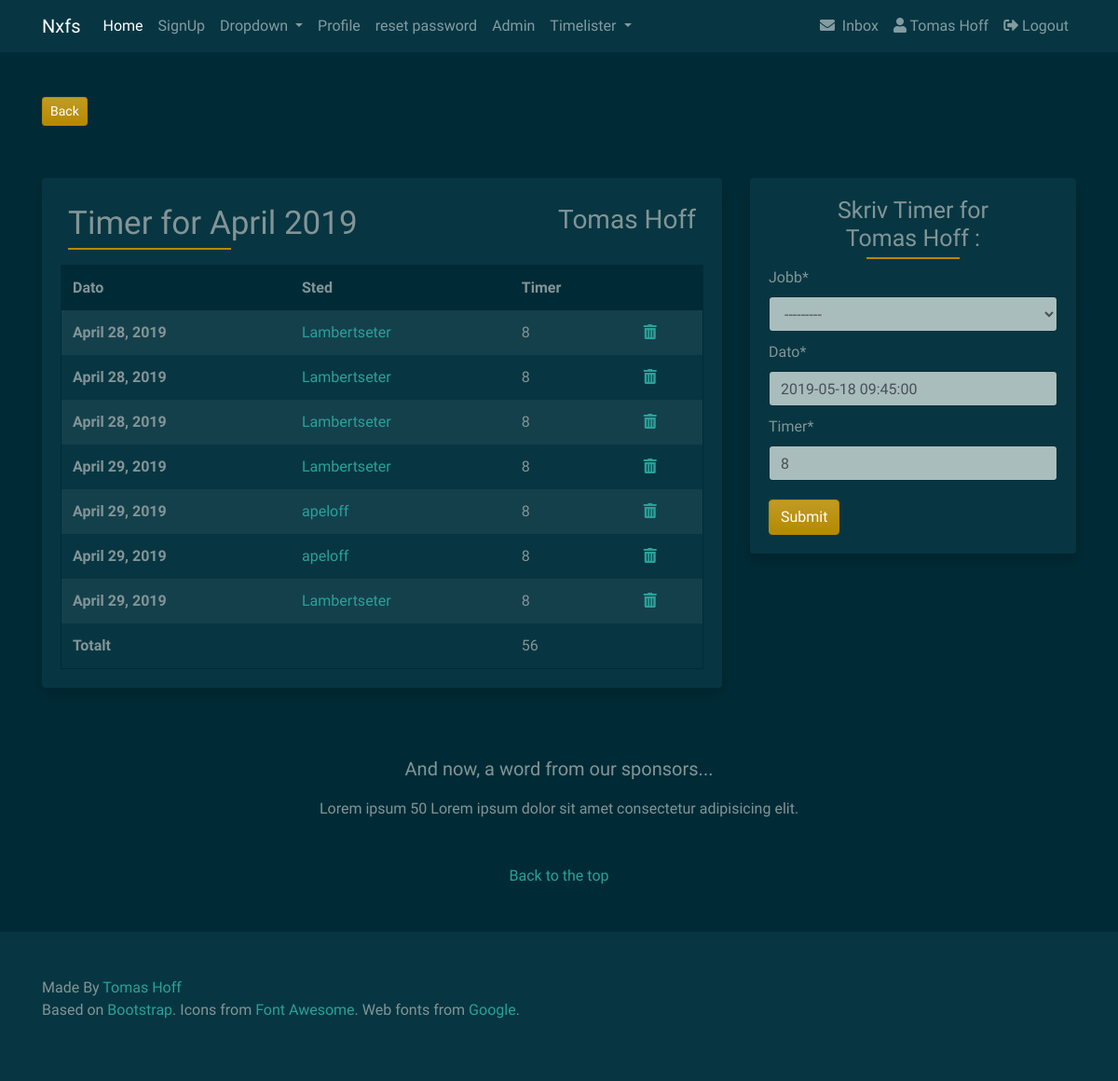
The app's page /timelister/timerlastmonth/ (signed in), older data.
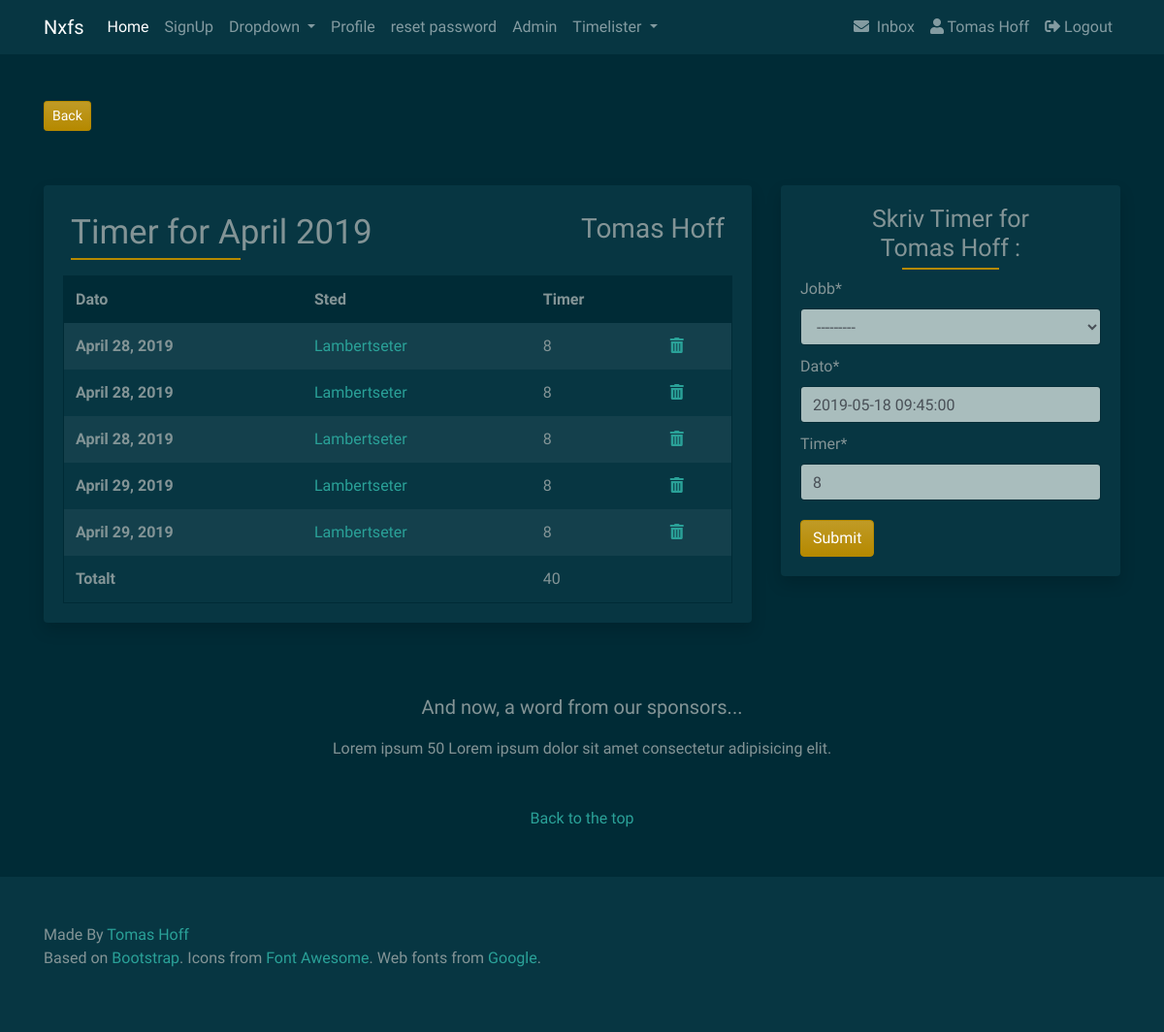
The same page, newer data.
### users/models.py (models this page shows, shortened)
class CustomUser(AbstractUser):
    objects = CustomUserManager()
    city = models.CharField(max_length=50, blank=True)
    country = models.CharField(max_length=50, blank=True)
    website = models.URLField(blank=True)
    phone = models.IntegerField(default=0)
    profile_picture = models.ImageField(
        upload_to='profile_image', default='default/profile.png')

### timelister/models.py (models this page shows)
class Timeliste(models.Model):
    user = models.ForeignKey(User, on_delete=models.CASCADE)
    jobb = models.ForeignKey(Jobber, on_delete=models.CASCADE)
    date_added = models.DateTimeField(auto_now_add=True)
    dato = models.DateField(null=True, blank=True)
    timer = models.SmallIntegerField(null=True)
    class Meta:
        verbose_name = 'timeliste'
        verbose_name_plural = 'timelister'
    def __str__(self):
        return self.jobb.tittel

### jobb/models.py (models this page shows)
class Jobber(models.Model):
    ordre_nr = models.PositiveSmallIntegerField(primary_key=True)
    tittel = models.CharField(max_length=64, unique=True, blank=True)
    adresse = models.CharField(max_length=256, blank=True)
    telefon_nr = models.CharField(max_length=64, blank=True)
    beskrivelse = models.TextField(blank=True)
    date = models.DateTimeField(auto_now_add=True)
    ferdig = models.BooleanField(default=False)
    matriell = models.ManyToManyField(JobbMatriell, blank=True)
    profile_picture = models.ImageField(
        upload_to='jobb_profile_image', default='default/jobb_profile.png')
    class Meta:
        verbose_name = 'Jobb'
        verbose_name_plural = 'Jobber'
    def __str__(self):
        return self.tittel

### timelister/views.py (the view)
# urls.py: path('timerlastmonth/', views.timelisteLastmonth,
@login_required
def timelisteLastmonth(request):
    last_month = datetime.now().month-1
    lastMonth = firstday - timedelta(days=1)
    last_month_timer = models.Timeliste.objects.filter(
        dato__month=last_month).filter(user=request.user).order_by('dato')
    total_timer_lastmonth = last_month_timer.aggregate(Sum('timer'))
    timeform = TimelisteForm(request.POST or None)
    if request.method == "POST":
        if timeform.is_valid():
            timeform.instance.user = request.user
            timeform.save()
            messages.success(request, 'Timer Lagt til')
            return redirect(request.META.get('HTTP_REFERER', redirect_if_referer_not_found))
    context = {
        'timeform': timeform,
        'last_month_timer': last_month_timer,
        'total_timer_lastmonth': total_timer_lastmonth,
        'lastMonth': lastMonth,
    }
    return render(request, 'timelister/timeliste_lastmonth.html', context)

### timelister/forms.py
class TimelisteForm(forms.ModelForm):
    timer = forms.CharField(max_length="2", initial="8", widget=forms.TextInput(
        attrs={
            'placeholder': '* Antall Timer...',
        }))
    dato = forms.DateField(required=True, initial=datenow,
                           widget=DatePickerInput())
    class Meta:
        model = Timeliste
        fields = (
            'jobb',
            'dato',
            'timer',
        )

### srv/context_processors.py (called while the page is built)
def custom_context(request):
    navbarloginform = LoginForm(request.POST or None)
    return {
        'navbarloginform': navbarloginform
    }

### templates/timelister/timeliste_lastmonth.html (shortened to what this page needs)
{% extends 'base.html' %}
{% block content %}
{% load crispy_forms_tags %}
<div class="col-lg-8">
    <div class="card border-0 shadow bg-dark mb-4">
        <div class="card-body">
            <div class="d-flex justify-content-between">
                <div class="p-2">
                    <h2 class="card-body">Timer for {{ lastMonth|date:'F o' }}</h2>
                </div>
                <div class="p-2">
                </div>
                <div class="p-2">
                    <h3>
                        {% include 'func/name.html' %}
                    </h3>
                </div>
            </div>
            <div class="custom-card">
                <table class="table table-striped table-borderless">
                    <thead class="thead-postman">
                        <tr>
                            <th scope="col">Dato</th>
                            <th scope="col">Sted</th>
                            <th scope="col">Timer</th>
                            <th scope="col"></th>
                        </tr>
                    </thead>
                    <tbody>
                        {% for timer in last_month_timer %}
                        <tr>
                            <th scope="row">{{ timer.dato }}</th>
                            <td><a href="{% url 'jobbdetail' jobb_id=timer.jobb.ordre_nr %}">{{ timer }}</a></td>
                            <td>{{ timer.timer }}</td>
                            <td><a href="{% url 'delete_timer' timer.id %}" class="confirm-delete" data-toggle="modal"
                                    data-target="#confirmTimerDeleteModal" id="deleteButton{{timer.id}}">
                                    <i class="fas fa-trash-alt" tooltip-toggle="tooltip" title="Delete"></i></a>
                        </tr>
                        {% endfor %}
                        <tr>
                            <th scope="row">Totalt</th>
                            <td></td>
                            <td>{{ total_timer_lastmonth.timer__sum }}</td>
                            <td></td>
                        </tr>
                    </tbody>
                </table>
            </div>
        </div>
    </div>
</div>
<div class="col-lg-4">
    <div class="card border-0 shadow mb-4 bg-dark d-lg-block">
        <div class="card-body">
            <div class="form-group">
                <h2>Skriv Timer for<br>{% include 'func/name.html' %}:
                </h2>
                <form method="POST" action=".">
                    {{ timeform|crispy }}
                    <button type="submit" class="btn btn-primary button-card">Submit</button>
                </form>
            </div>
        </div>
    </div>
</div>
{% endblock content %}

### templates/base.html (shortened to what this page needs)
<!DOCTYPE html>
<html lang="en">
<head>
  {% load i18n static %}
  {% load account socialaccount %}
  <link rel="stylesheet" href="https://use.fontawesome.com/releases/v5.8.1/css/all.css"
>
  <link rel="stylesheet" href="{% static 'css/custom.css' %}" type="text/css">
  <link rel="stylesheet" href="{% static 'css/bootstrap.min.css' %}" type="text/css">
</head>
<body>
  {% load crispy_forms_tags %}
  {% include 'func/nav.html' %}
  <header class="masthead masthead-page mb-2">
    <div class="container">
      <div class="row align-items-center">
        <div class="col-lg-8 py-5">
          <a class="btn btn-primary btn-sm" href="javascript:history.back()" role="button">{% trans "Back" %}</a>
        </div>
      </div>
  </header>
  <main>
    <div class="container">
      <div class="row">
        {% block content %}
        {% endblock content %}
      </div>
    </div>
  </main>
  {% include 'func/footer.html' %}
</body>
</html>

### templates/func/nav.html (shortened to what this page needs)
    {% load i18n %}
    {% load account socialaccount %}
    {% load static %}
    {% load i18n static %}
    {% load postman_tags %}
    {% load crispy_forms_tags %}
    <nav class="navbar navbar-expand-lg navbar-dark bg-dark">
        <div class="container">
            <a class="navbar-brand" href="#">Nxfs</a>
            <div class="collapse navbar-collapse" id="navbarColor01">
                <ul class="navbar-nav mr-auto">
                    <li class="nav-item active">
                        <a class="nav-link" href="{% url 'home' %}">Home <span class="sr-only">(current)</span></a>
                    </li>
                    <li class="nav-item">
                        <a class="nav-link" href="{% url 'account_signup' %}">SignUp</a>
                    </li>
                    <li class="nav-item dropdown">
                        <a class="nav-link dropdown-toggle" href="#" id="navbarDropdown" role="button"
                            data-toggle="dropdown" aria-haspopup="true" aria-expanded="false">
                            Dropdown
                        </a>
                    </li>
                    <li class="nav-item">
                        {% if user.is_authenticated %}
                        <a class="nav-link" href="#">Profile</a>
                        {% else %}
                        <a class="nav-link" href="{% url 'account_signup' %}">Signup</a>
                        {% endif %}
                    </li>
                    <li class="nav-item">
                        <a class="nav-link" href="{% url 'account_reset_password' %}">reset password</a>
                    </li>
                    <li class="nav-item">
                        <a class="nav-link" href="{% url 'admin:index' %}">Admin</a>
                    </li>
                    <li class="nav-item dropdown">
                        <a class="nav-link dropdown-toggle" href="#" id="navbarDropdown" role="button"
                            data-toggle="dropdown" aria-haspopup="true" aria-expanded="false">
                            Timelister
                        </a>
                    </li>
                </ul>
            </div>
            <ul class="nav navbar-nav navbar-right">
                {% postman_unread as unread_count %}
                <li class="nav-item">
                    <a class="nav-link" href="{% url 'postman:inbox' %}">
                        <i class="fas fa-envelope"></i>&nbsp;&nbsp;{% trans "Inbox" %}
                    </a>
                </li>
                {% if user.is_authenticated %}
                <li class="nav-item">
                    <a class="nav-link" href="#">
                        <i class="fas fa-user"></i>
                        {% include 'func/name.html' %}</a></li>
                <li class="nav-item">
                    <a class="nav-link" href="{% url 'account_logout' %}">
                        <i class="fas fa-sign-out-alt"></i> Logout</a></li>
                {% endif %}
            </ul>
        </div>
    </nav>

### templates/func/name.html
{% if user.first_name == '' %}
{{ user.username|title }}
{% else %}
{{ user.first_name|title }} {{ user.last_name|title }}
{% endif %}

### templates/func/footer.html
  <footer>
      <div class="bsa-ad mt-5">
          <div class="container text-center">
              <p class="lead">And now, a word from our sponsors...</p>
              <div class="row">
                  <div class="col-lg-8 col-md-10 mx-auto">
                      <div class="bsa-cpc">
                          <div class="default-text">
                              <span class="default-title">Lorem ipsum 50</span>
                              <span class="default-description">
                                  Lorem ipsum dolor sit amet consectetur adipisicing elit.
                              </span>
                          </div>
                      </div>
                  </div>
              </div>
          </div>
      </div>
      <div class="footer-social my-5">
          <div class="container">
              <div class="d-flex justify-content-center">
                  <a href="#top"> Back to the top</a>
              </div>
          </div>
      </div>
      <div class="footer-main bg-dark py-5">
          <div class="container">
              Made By<a href="#"> Tomas Hoff</a>
              <br>
              <p>Based on <a href="https://getbootstrap.com/" rel="nofollow">Bootstrap</a>. Icons from <a
                      href="https://fontawesome.com/" rel="nofollow">Font Awesome</a>. Web fonts from <a
                      href="https://fonts.google.com/" rel="nofollow">Google</a>.</p>
          </div>
      </div>
  </footer>

### templates/func/scripts.html (shortened to what this page needs)
{% load static %}

### static_in_env/css/custom.css (style rules this page uses)
* { margin: 0; padding: 0; }
.button-card { margin-top: 10px !important; }
.card-body h2 { font-weight: 500; font-size: 35px; text-align: left; position: relative; padding: 0px 0 5px; margin-bottom: 10px; }
.card-body h2::after { background: #B58900; width: 175px; height: 2px; content: ""; position: absolute; top: 100%; left: 0%; transform: translateX(-0%); -o-transform: translateX(-0%); -ms-transform: translateX(-0%); -moz-transform: translateX(-0%); -webkit-transform: translateX(-0%); }
.custom-card { border-bottom: 0; }
.custom-card table { margin-bottom: 0 !important; border: 1px solid #002B36; }
.thead-postman th { background-color: #002B36; }
.form-group { margin-bottom: 0px !important; }
.form-group input { margin-bottom: 10px !important; }
.form-group select { margin-bottom: 10px !important; }
.form-group h2 { font-weight: 400; font-size: 25px; text-align: center; position: relative; padding: 0px 0 5px; margin-bottom: 10px; }
.form-group h2::after { background: #B58900; width: 100px; height: 2px; content: ""; position: absolute; top: 100%; left: 50%; transform: translateX(-50%); -o-transform: translateX(-50%); -ms-transform: translateX(-50%); -moz-transform: translateX(-50%); -webkit-transform: translateX(-50%); }
.form-group label { font-size: 16px; padding: 0px; }

Row changes from the older to the newer data that the page shows:
removed Timeliste: dato "April 29, 2019", jobb.tittel "apeloff", timer "8"
removed Timeliste: dato "April 29, 2019", jobb.tittel "apeloff", timer "8"
Text that changed along with them:
{{ total_timer_lastmonth.timer__sum }}: "56" → "40"
